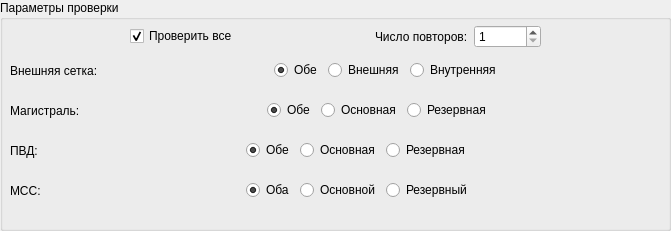
   <widget class="QGroupBox" name="groupBox_12">
    <property name="geometry">
     <rect>
      <x>10</x>
      <y>300</y>
      <width>671</width>
      <height>231</height>
     </rect>
    </property>
    <property name="title">
     <string>Параметры проверки</string>
    </property>
    <widget class="QWidget" name="horizontalLayoutWidget_3">
     <property name="geometry">
      <rect>
       <x>0</x>
       <y>20</y>
       <width>671</width>
       <height>33</height>
      </rect>
     </property>
     <layout class="QHBoxLayout" name="horizontalLayout_3">
      <item>
       <spacer name="horizontalSpacer_8">
        <property name="orientation">
         <enum>Qt::Horizontal</enum>
        </property>
        <property name="sizeHint" stdset="0">
         <size>
          <width>40</width>
          <height>20</height>
         </size>
        </property>
       </spacer>
      </item>
      <item>
       <widget class="QCheckBox" name="cbAllCheck">
        <property name="text">
         <string>Проверить все</string>
        </property>
        <property name="checked">
         <bool>true</bool>
        </property>
       </widget>
      </item>
      <item>
       <spacer name="horizontalSpacer_10">
        <property name="orientation">
         <enum>Qt::Horizontal</enum>
        </property>
        <property name="sizeHint" stdset="0">
         <size>
          <width>40</width>
          <height>20</height>
         </size>
        </property>
       </spacer>
      </item>
      <item>
       <widget class="QLabel" name="label_32">
        <property name="text">
         <string>Число повторов:</string>
        </property>
       </widget>
      </item>
      <item>
       <widget class="QSpinBox" name="sbNumCheck">
        <property name="minimum">
         <number>1</number>
        </property>
        <property name="maximum">
         <number>999999</number>
        </property>
       </widget>
      </item>
      <item>
       <spacer name="horizontalSpacer_9">
        <property name="orientation">
         <enum>Qt::Horizontal</enum>
        </property>
        <property name="sizeHint" stdset="0">
         <size>
          <width>40</width>
          <height>20</height>
         </size>
        </property>
       </spacer>
      </item>
     </layout>
    </widget>
    <widget class="QWidget" name="horizontalLayoutWidget_4">
     <property name="geometry">
      <rect>
       <x>0</x>
       <y>50</y>
       <width>671</width>
       <height>41</height>
      </rect>
     </property>
     <layout class="QHBoxLayout" name="horizontalLayout_4">
      <property name="leftMargin">
       <number>10</number>
      </property>
      <item>
       <widget class="QLabel" name="label_79">
        <property name="text">
         <string>Внешняя сетка:</string>
        </property>
       </widget>
      </item>
      <item>
       <spacer name="horizontalSpacer_20">
        <property name="orientation">
         <enum>Qt::Horizontal</enum>
        </property>
        <property name="sizeHint" stdset="0">
         <size>
          <width>40</width>
          <height>20</height>
         </size>
        </property>
       </spacer>
      </item>
      <item>
       <widget class="QRadioButton" name="rbSync0">
        <property name="text">
         <string>Обе</string>
        </property>
        <property name="checked">
         <bool>true</bool>
        </property>
       </widget>
      </item>
      <item>
       <widget class="QRadioButton" name="rbSync1">
        <property name="text">
         <string>Внешняя</string>
        </property>
       </widget>
      </item>
      <item>
       <widget class="QRadioButton" name="rbSync2">
        <property name="text">
         <string>Внутренняя</string>
        </property>
       </widget>
      </item>
      <item>
       <spacer name="horizontalSpacer_21">
        <property name="orientation">
         <enum>Qt::Horizontal</enum>
        </property>
        <property name="sizeHint" stdset="0">
         <size>
          <width>80</width>
          <height>20</height>
         </size>
        </property>
       </spacer>
      </item>
     </layout>
    </widget>
    <widget class="QWidget" name="horizontalLayoutWidget_5">
     <property name="geometry">
      <rect>
       <x>0</x>
       <y>90</y>
       <width>671</width>
       <height>41</height>
      </rect>
     </property>
     <layout class="QHBoxLayout" name="horizontalLayout_5">
      <property name="leftMargin">
       <number>10</number>
      </property>
      <item>
       <widget class="QLabel" name="label_80">
        <property name="text">
         <string>Магистраль:</string>
        </property>
       </widget>
      </item>
      <item>
       <spacer name="horizontalSpacer_2">
        <property name="orientation">
         <enum>Qt::Horizontal</enum>
        </property>
        <property name="sizeHint" stdset="0">
         <size>
          <width>40</width>
          <height>20</height>
         </size>
        </property>
       </spacer>
      </item>
      <item>
       <widget class="QRadioButton" name="rbMAG0">
        <property name="text">
         <string>Обе</string>
        </property>
        <property name="checked">
         <bool>true</bool>
        </property>
       </widget>
      </item>
      <item>
       <widget class="QRadioButton" name="rbMAG1">
        <property name="text">
         <string>Основная</string>
        </property>
       </widget>
      </item>
      <item>
       <widget class="QRadioButton" name="rbMAG2">
        <property name="text">
         <string>Резервная</string>
        </property>
       </widget>
      </item>
      <item>
       <spacer name="horizontalSpacer_14">
        <property name="orientation">
         <enum>Qt::Horizontal</enum>
        </property>
        <property name="sizeHint" stdset="0">
         <size>
          <width>40</width>
          <height>20</height>
         </size>
        </property>
       </spacer>
      </item>
     </layout>
    </widget>
    <widget class="QWidget" name="horizontalLayoutWidget_6">
     <property name="geometry">
      <rect>
       <x>0</x>
       <y>130</y>
       <width>671</width>
       <height>41</height>
      </rect>
     </property>
     <layout class="QHBoxLayout" name="horizontalLayout_6">
      <property name="leftMargin">
       <number>10</number>
      </property>
      <item>
       <widget class="QLabel" name="label_81">
        <property name="text">
         <string>ПВД:</string>
        </property>
       </widget>
      </item>
      <item>
       <spacer name="horizontalSpacer_18">
        <property name="orientation">
         <enum>Qt::Horizontal</enum>
        </property>
        <property name="sizeHint" stdset="0">
         <size>
          <width>40</width>
          <height>20</height>
         </size>
        </property>
       </spacer>
      </item>
      <item>
       <widget class="QRadioButton" name="rbPVD0">
        <property name="text">
         <string>Обе</string>
        </property>
        <property name="checked">
         <bool>true</bool>
        </property>
       </widget>
      </item>
      <item>
       <widget class="QRadioButton" name="rbPVD1">
        <property name="text">
         <string>Основная</string>
        </property>
       </widget>
      </item>
      <item>
       <widget class="QRadioButton" name="rbPVD2">
        <property name="text">
         <string>Резервная</string>
        </property>
       </widget>
      </item>
      <item>
       <spacer name="horizontalSpacer_16">
        <property name="orientation">
         <enum>Qt::Horizontal</enum>
        </property>
        <property name="sizeHint" stdset="0">
         <size>
          <width>40</width>
          <height>20</height>
         </size>
        </property>
       </spacer>
      </item>
     </layout>
    </widget>
    <widget class="QWidget" name="horizontalLayoutWidget_7">
     <property name="geometry">
      <rect>
       <x>0</x>
       <y>170</y>
       <width>671</width>
       <height>41</height>
      </rect>
     </property>
     <layout class="QHBoxLayout" name="horizontalLayout_7">
      <property name="leftMargin">
       <number>10</number>
      </property>
      <item>
       <widget class="QLabel" name="label_82">
        <property name="text">
         <string>МСС:</string>
        </property>
       </widget>
      </item>
      <item>
       <spacer name="horizontalSpacer_19">
        <property name="orientation">
         <enum>Qt::Horizontal</enum>
        </property>
        <property name="sizeHint" stdset="0">
         <size>
          <width>40</width>
          <height>20</height>
         </size>
        </property>
       </spacer>
      </item>
      <item>
       <widget class="QRadioButton" name="rbMSS0">
        <property name="text">
         <string>Оба</string>
        </property>
        <property name="checked">
         <bool>true</bool>
        </property>
       </widget>
      </item>
      <item>
       <widget class="QRadioButton" name="rbMSS1">
        <property name="text">
         <string>Основной</string>
        </property>
       </widget>
      </item>
      <item>
       <widget class="QRadioButton" name="rbMSS2">
        <property name="text">
         <string>Резервный</string>
        </property>
       </widget>
      </item>
      <item>
       <spacer name="horizontalSpacer_17">
        <property name="orientation">
         <enum>Qt::Horizontal</enum>
        </property>
        <property name="sizeHint" stdset="0">
         <size>
          <width>40</width>
          <height>20</height>
         </size>
        </property>
       </spacer>
      </item>
     </layout>
    </widget>
   </widget>
